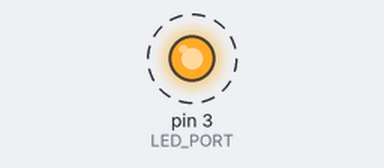
Recording of a sketch running on a simulated Arduino Uno, built with avr-gcc and run on an emulated ATmega328P. On the bench: output pins drawn as LEDs (lit = HIGH). Dashed ring = blinking.

Above: at 0.5 s.
Timing chart, 0 to 4.6 s (numbered marks = the images above):
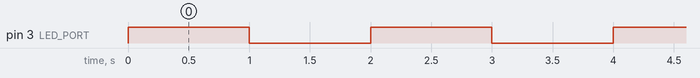

The sketch:

L2_Blinking_an_LED.ino
```cpp
const int LED_PORT = 3;

void setup() {
  // put your setup code here, to run once:
  pinMode(LED_PORT, OUTPUT);
}

void loop() {
  // put your main code here, to run repeatedly:
  digitalWrite(LED_PORT, HIGH);
  Serial.println("Pin 3 is HIGH");
  delay(1000);
  digitalWrite(LED_PORT, LOW);
  Serial.println("Pin 3 is LOW");
  delay(1000);
}
```

Measured:
- by itself, pin 3 (LED_PORT): alternates HIGH for 1.0 s and LOW for 1.0 s
